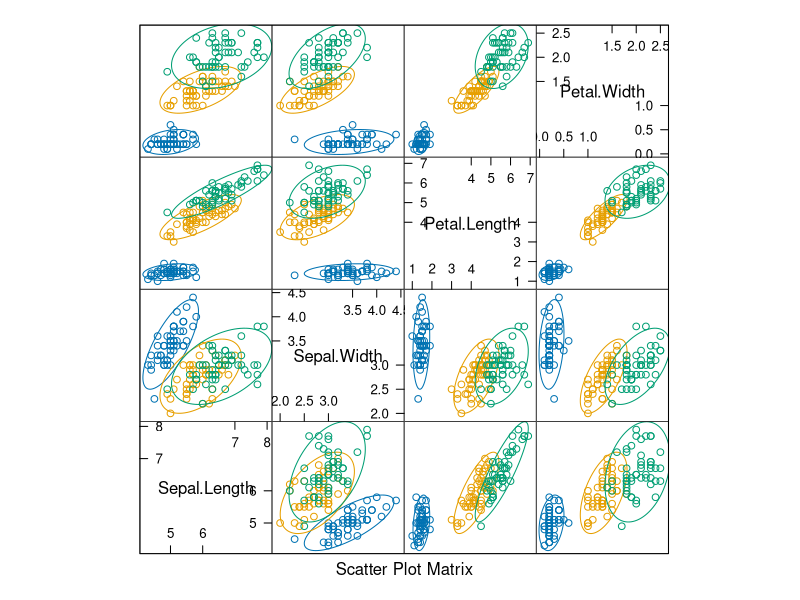
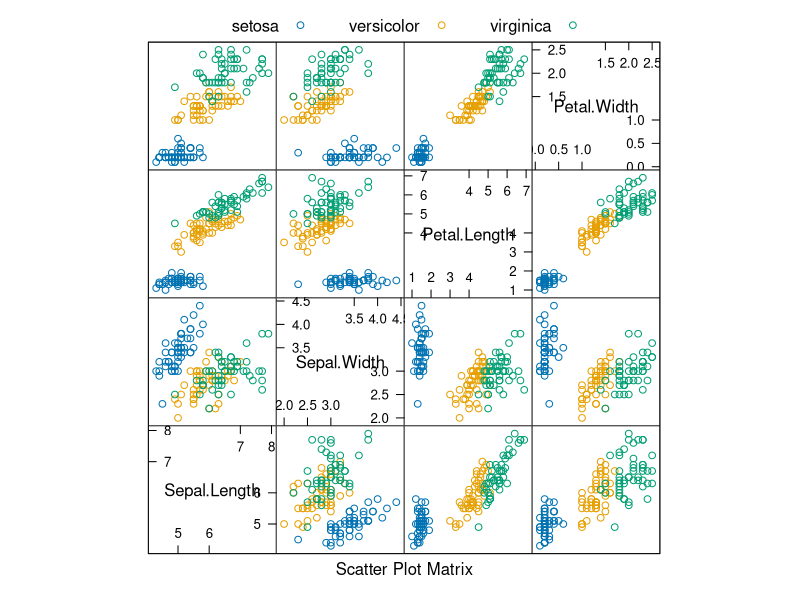
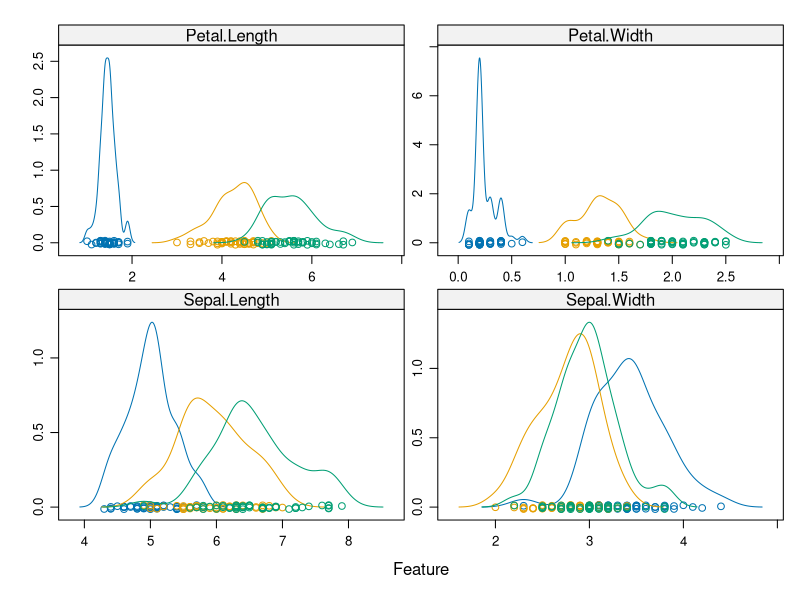
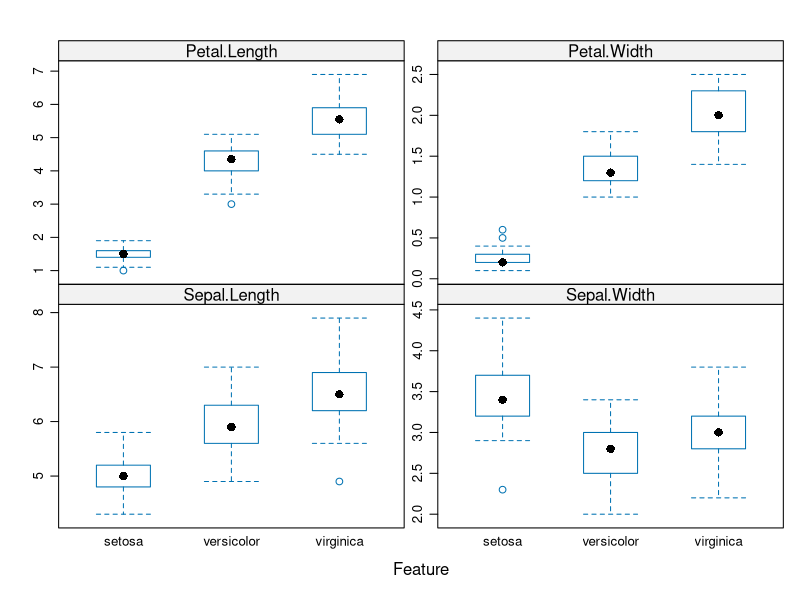
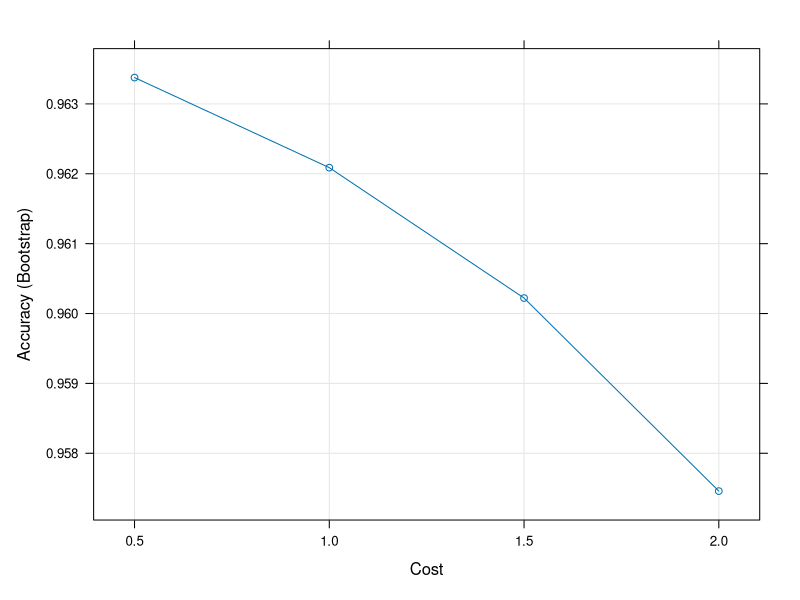
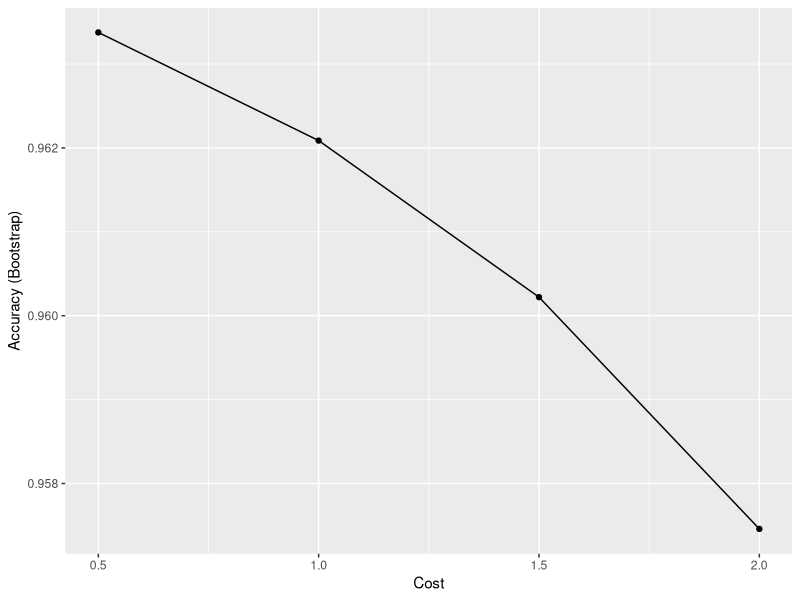
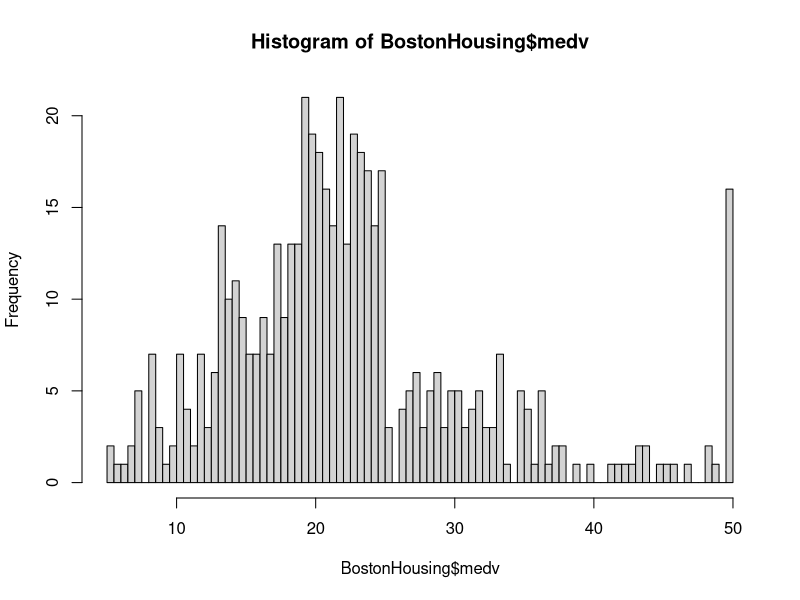

Write the R code that produced these figures, in order. (Note: this script raises an error after producing the figures.)
## ---- chunk 1
knitr::opts_chunk$set(echo = TRUE)
library(caret)
library(ggplot2)
library(cowplot)
library(ellipse)
library(kernlab)
library(mlbench)
## ---- chunk 2
head(iris)
## ---- chunk 3
featurePlot(x = iris[, 1:4], 
            y = iris$Species,
            plot = "ellipse")
## ---- chunk 4
featurePlot(x = iris[, 1:4], 
            y = iris$Species, 
            plot = "pairs",
            ## Add a key at the top
            auto.key = list(columns = 3))
## ---- chunk 5
featurePlot(x = iris[, 1:4], 
            y = iris$Species,
            plot = "density",
            ## Pass in options to xyplot() to 
            ## make it prettier
            scales = list(x = list(relation="free"), 
                          y = list(relation="free")))
## ---- chunk 6
featurePlot(x = iris[, 1:4], 
            y = iris$Species, 
            plot = "box",
            scales = list(y = list(relation="free")))
## ---- chunk 7
set.seed(3456)
trainIndex <- createDataPartition(iris$Species, p = .8, 
                                  list = FALSE, 
                                  times = 1)
dim(trainIndex)
## ---- chunk 8
irisTrain <- iris[ trainIndex,]
irisTest  <- iris[-trainIndex,]
## ---- chunk 9
table(irisTrain$Species)
table(irisTest$Species)
## ---- chunk 10
modelLookup("svmLinear")
## ---- chunk 11
svmLinearFit <- train(x = irisTrain[, 1:4],
                      y = irisTrain[, 5],
                      method = "svmLinear",
                      tuneGrid = expand.grid(C = c(0.5, 1, 1.5, 2)))
svmLinearFit
## ---- chunk 12
plot(svmLinearFit)
## ---- chunk 13
ggplot(svmLinearFit)
## ---- chunk 14
svmLinearPred <- predict(svmLinearFit, newdata = irisTest[, 1:4])
svmLinearPred
## ---- chunk 15
confusionMatrix(svmLinearPred, irisTest$Species)
## ---- chunk 16
table(svmLinearPred, irisTest$Species)
## ---- chunk 17
data("BostonHousing")
head(BostonHousing)
## ---- chunk 18
hist(BostonHousing$medv, breaks = 100)
## ---- chunk 19
set.seed(3456)
trainIndex <- createDataPartition(BostonHousing$medv, p = .8, 
                                  list = FALSE, 
                                  times = 1)
dim(trainIndex) # 407 rows = 80% of 506 original rows
## ---- chunk 20
bostonTrain <- BostonHousing[ trainIndex,]
bostonTest  <- BostonHousing[-trainIndex,]
## ---- chunk 21
plot_data <- BostonHousing %>%
  mutate(split = "test")
plot_data$split[trainIndex] <- "train"
ggplot(plot_data, aes(medv)) +
  geom_histogram() +
  facet_wrap(~split, ncol = 1, scales = "free_y")
## ---- chunk 22
modelLookup("lm")
## ---- chunk 23
lmFit <- train(form = medv~lstat,
               data = bostonTrain,
               method = "lm")
lmFit
## ---- chunk 24
summary(lmFit)
## ---- chunk 25
lmFit$finalModel
## ---- chunk 26
lmPred <- predict(lmFit, newdata = bostonTest)
lmPred
## ---- chunk 27
lmCompare <- data.frame(
  medv_predicted = lmPred,
  medv_truth = bostonTest$medv
)
ggplot(lmCompare, aes(medv_truth, medv_predicted)) +
  geom_point() +
  geom_abline(slope = 1, intercept = 0) +
  cowplot::theme_cowplot()
